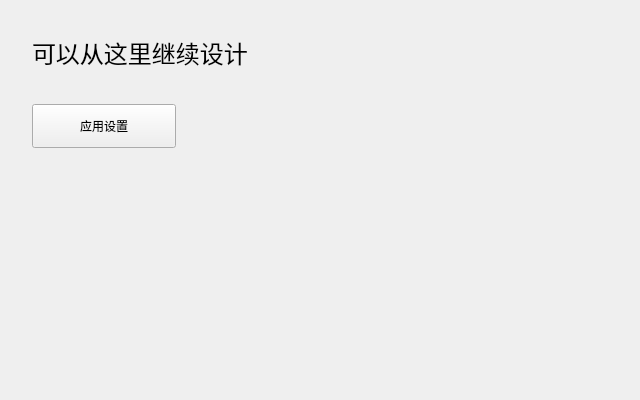
<?xml version="1.0" encoding="UTF-8"?>
<ui version="4.0">
 <class>DemoWindow</class>
 <widget class="QWidget" name="DemoWindow">
  <property name="geometry"><rect><x>0</x><y>0</y><width>640</width><height>400</height></rect></property>
  <property name="windowTitle"><string>Qt 导入示例</string></property>
  <widget class="QLabel" name="heading">
   <property name="geometry"><rect><x>32</x><y>32</y><width>400</width><height>40</height></rect></property>
   <property name="text"><string>可以从这里继续设计</string></property>
   <property name="font"><font><pointsize>18</pointsize></font></property>
  </widget>
  <widget class="QPushButton" name="applyButton">
   <property name="geometry"><rect><x>32</x><y>104</y><width>144</width><height>44</height></rect></property>
   <property name="text"><string>应用设置</string></property>
   <property name="toolTip"><string>这段未编辑的属性应保持不变</string></property>
  </widget>
 </widget>
 <resources/>
 <connections><connection><sender>applyButton</sender><signal>clicked()</signal><receiver>DemoWindow</receiver><slot>close()</slot></connection></connections>
</ui>
